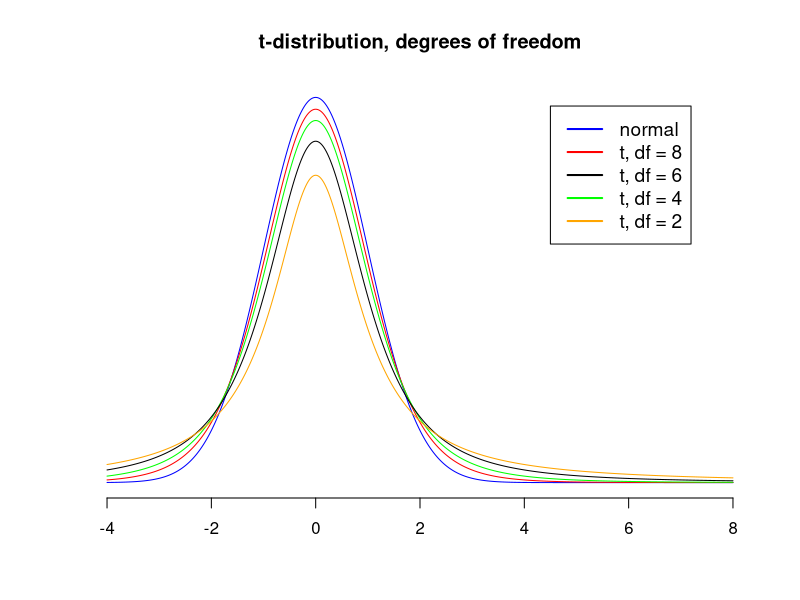

Source code (R):
#' BTC1859 Data Science I, Assigbnment 1 
#' Zacehry Chan 

#' -------------------------------------

#' Question 1: Suppose 6 out of 15 students in a class develop influenza, 
#' whereas there is 20% chance for a student in similar school classes 
#' nationwide to develop influenza. Is there evidence of an excessive number 
#' of cases in the class? That is, what is the probability of obtaining at 
#' least 6 cases in this class if the nationwide rate holds true?


#' Using the fucntion pbinopm() as this scenario deals with desecretized, 
#' numerical data. Also assuming taht there are only 2 states for this sickness,
#' sick or not sick, thus fulfilling the requiremnets (&conditions) necessary 
#' to use a binomial distribution 
#' 
#' Given p = 0.2, _________

prob_at_least_6 <- 1 - pbinom(5,size = 15,prob = 0.2)

#outputting probability to console window
prob_at_least_6

# prob_at_least_6 = 0.06105143

#' Calculates the porbability fo there being at least 5 (x <= 5) 
#' takes the complement to see the probablity of there being at least 6 cases 
#' of sickeness in a given class, given the parameters 

#' -------------------------------------

# Question 5

#Setting sequence for x-axis, using seq func to ensure smooth line (has many, many points)
x <- seq(from=-4,to=8,length.out = 1000)

#PLotting normal distribution as y to plot on graph, using standard normal distribution (mean = 0, var = 1)
y_norm <- dnorm(x, mean = 0, sd = sqrt(1), log = FALSE)

#Plotting the normal distribution first as it well be tallest and set the zoom for y-axis accordingly
plot(x,y_norm, type = "l", main="t-distribution, degrees of freedom",col = "blue", xlab = " ",ylab = " ", yaxt="n", frame.plot = FALSE)

#Creating vectors for the given degrees of freedom for the t-distributions
df_8 <- 8
df_4 <- 4
df_2 <- 2
df_1 <- 1

#Using points() to plot each t-distribution on the original graph 
y_8 <- dt(x, df_8)
points(x,y_8, type="l", col="red")

y_4 <- dt(x, df_4)
points(x,y_4, type="l", col="green")

y_2 <- dt(x, df_2)
points(x,y_2, type="l", col="black")

y_1 <- dt(x, df_1)
points(x,y_1, type="l", col="orange")

#Creating legend for the graph
legend(x = 4.5, y = 0.39, legend = c("normal", "t, df = 8","t, df = 6", "t, df = 4", "t, df = 2"), col = c("blue", "red", "black", "green", "orange"), lty = 1, border = "black", lwd = 2, cex = 1.15)
